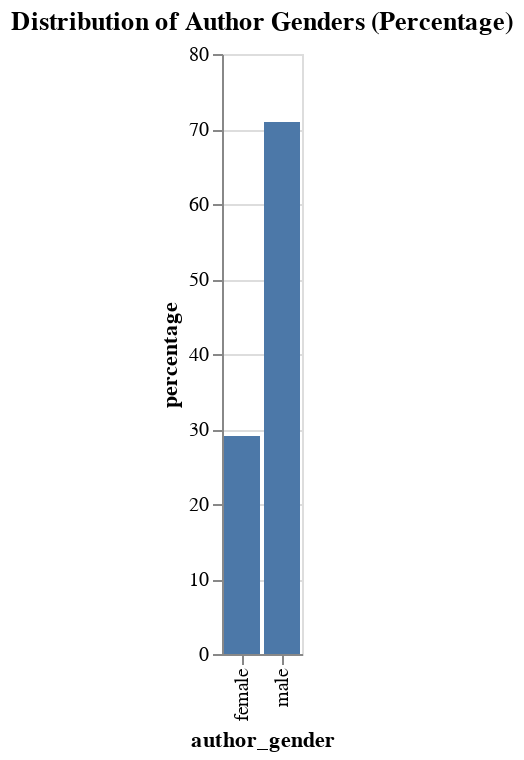

Notebook cell for this chart:
### Markdown cell above
We see that English vastly outnumbers the other languages. This is not very surprising, as the ranking of books was made by English speakers. However, it's extremely unlikely that the truly best books ever written follow this same proportion. If Russian people, for instance, created such a ranking, we might expect to see more Russian authors. 

In any case, this is definitely an example of bias. Let's examine gender next.

### Code cell
gender_counts = df['author_gender'].value_counts(normalize=True).reset_index()
gender_counts.columns = ['author_gender', 'percentage']
gender_counts['percentage'] *= 100

gender_chart = alt.Chart(gender_counts).mark_bar().encode(
    x='author_gender',
    y='percentage'
).properties(
    title='Distribution of Author Genders (Percentage)'
)

gender_chart

### Figure 1 — Vega-Lite specification as saved in the notebook (floating-point values rounded to 4 significant figures)
{"config": {"view": {"continuousWidth": 300, "continuousHeight": 300}}, "data": {"name": "data-b893cfb17b3348b8333c74b8ba9def1f"}, "mark": {"type": "bar"}, "encoding": {"x": {"field": "author_gender", "type": "nominal"}, "y": {"field": "percentage", "type": "quantitative"}}, "title": "Distribution of Author Genders (Percentage)", "$schema": "https://vega.github.io/schema/vega-lite/v5.20.1.json", "datasets": {"data-b893cfb17b3348b8333c74b8ba9def1f": [{"author_gender": "male", "percentage": 70.94}, {"author_gender": "female", "percentage": 29.06}]}}
